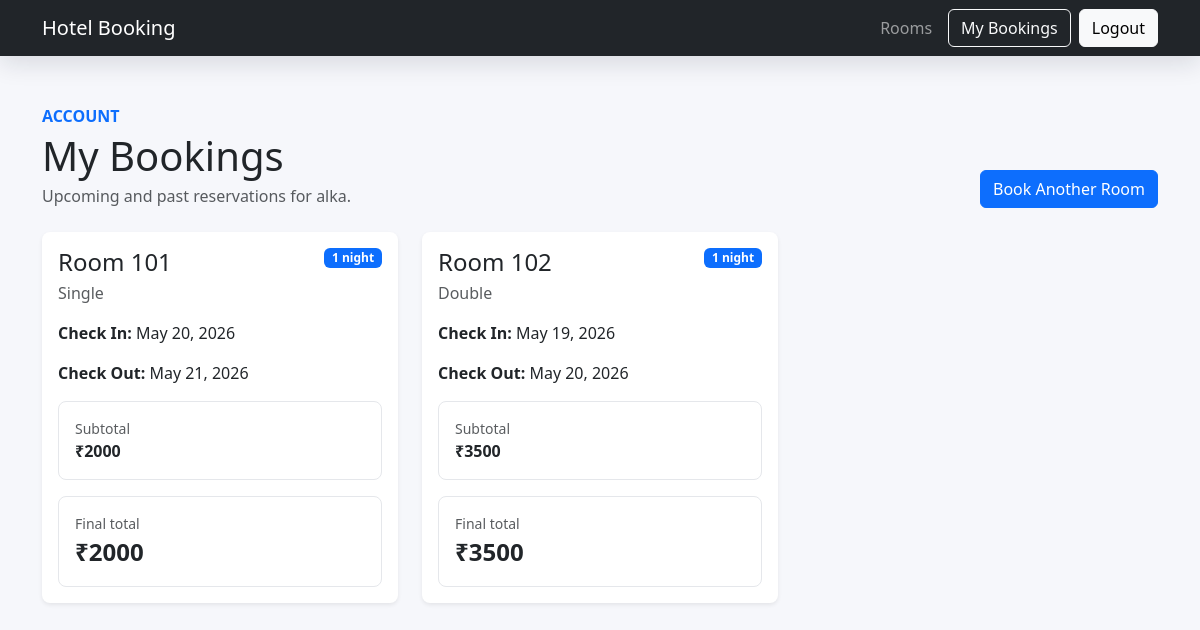
/profile/ (signed in), run on an earlier commit of the app's database.
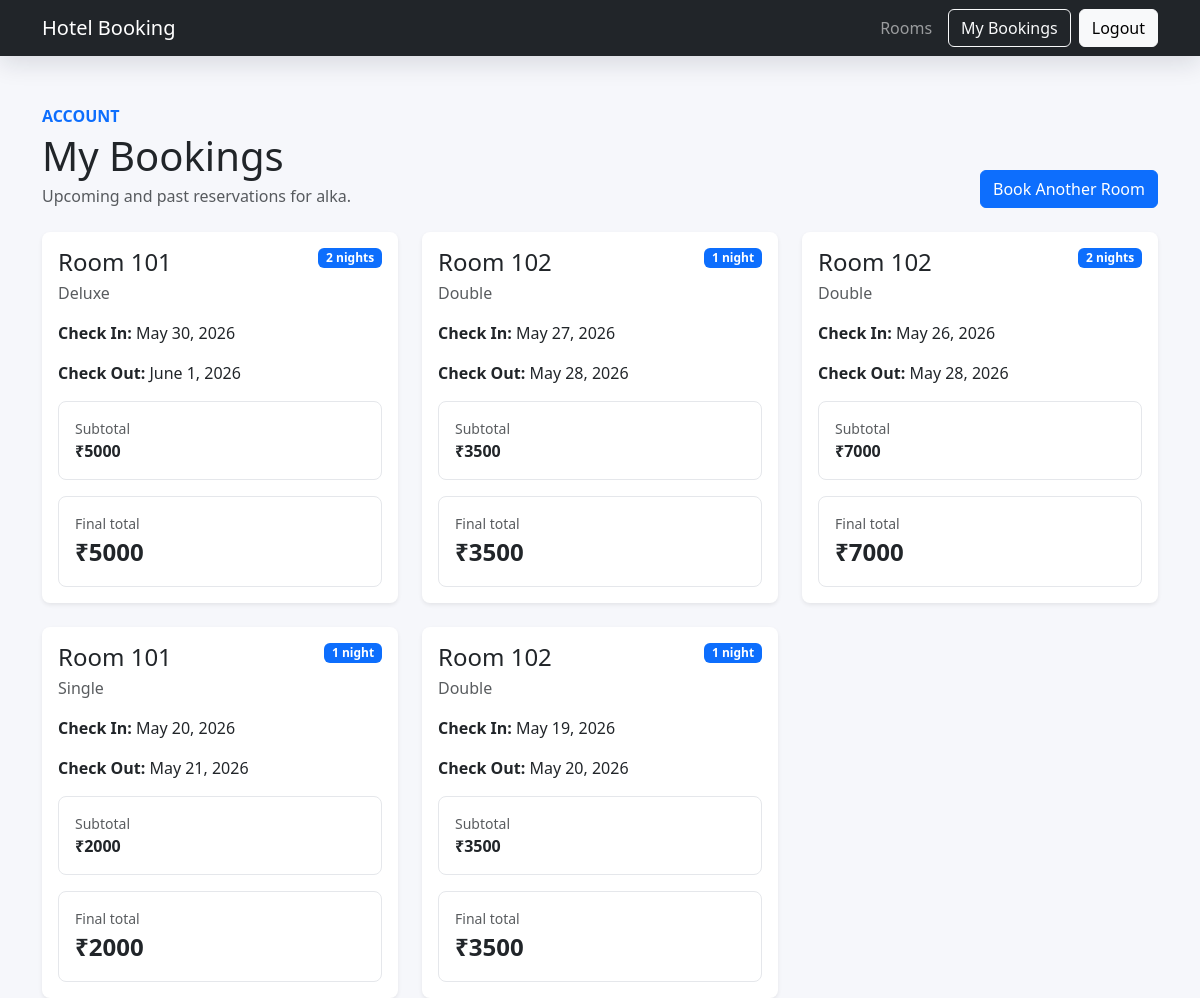
And on a later commit of the database.
### bookings/models.py (models this page shows, shortened)
class Booking(models.Model):
    room = models.ForeignKey(Room, on_delete=models.CASCADE)
    user = models.ForeignKey(User, on_delete=models.CASCADE)
    coupon = models.ForeignKey(
        Coupon,
        blank=True,
        null=True,
        on_delete=models.SET_NULL,
        related_name='bookings',
    )
    discount_percent = models.PositiveSmallIntegerField(
        default=0,
        validators=[
            MinValueValidator(0),
            MaxValueValidator(100),
        ],
    )
    check_in = models.DateField()
    check_out = models.DateField()
    created_at = models.DateTimeField(auto_now_add=True)
    class Meta:
        ordering = ['-check_in', '-created_at']
        constraints = [
            models.CheckConstraint(
                condition=Q(check_out__gt=models.F('check_in')),
                name='booking_check_out_after_check_in',
            ),
        ]
    @property
    def nights(self):
        return max((self.check_out - self.check_in).days, 0)
    @property
    def subtotal(self):
        return self.nights * self.room.price
    @property
    def discount_amount(self):
        return round(self.subtotal * self.discount_percent / 100)
    @property
    def total_price(self):
        return max(self.subtotal - self.discount_amount, 0)

### rooms/models.py (models this page shows, shortened)
class Room(models.Model):
    room_number = models.CharField(max_length=10, unique=True)
    room_type = models.CharField(max_length=50)
    price = models.IntegerField()
    available = models.BooleanField(default=True)

### accounts/views.py (the view)
# urls.py: path('profile/', profile, name='profile'),
@login_required
def profile(request):
    bookings = Booking.objects.filter(user=request.user).select_related('room')
    return render(request, 'registration/profile.html', {'bookings': bookings})

### accounts/templates/registration/profile.html (shortened to what this page needs)
{% extends 'rooms/base.html' %}
{% block content %}
<div class="container mt-5">
    <div class="d-flex flex-column flex-md-row justify-content-between gap-3 align-items-md-end mb-4">
        <div>
            <p class="text-uppercase text-primary fw-semibold mb-1">Account</p>
            <h1 class="mb-1">My Bookings</h1>
            <p class="text-muted mb-0">Upcoming and past reservations for {{ user.username }}.</p>
        </div>
        <a href="{% url 'room_list' %}" class="btn btn-primary">Book Another Room</a>
    </div>
    <div class="row g-4">
        {% for booking in bookings %}
        <div class="col-md-6 col-xl-4">
            <div class="card room-card shadow-sm h-100">
                <div class="card-body">
                    <div class="d-flex justify-content-between align-items-start mb-3">
                        <div>
                            <h3 class="h4 mb-1">
                                Room {{ booking.room.room_number }}
                            </h3>
                            <p class="text-muted mb-0">{{ booking.room.room_type }}</p>
                        </div>
                        <span class="badge text-bg-primary">{{ booking.nights }} night{{ booking.nights|pluralize }}</span>
                    </div>
                    <p>
                        <strong>Check In:</strong>
                        {{ booking.check_in }}
                    </p>
                    <p>
                        <strong>Check Out:</strong>
                        {{ booking.check_out }}
                    </p>
                    <div class="stat-tile mt-3">
                        <span class="text-muted d-block small">Subtotal</span>
                        <strong>₹{{ booking.subtotal }}</strong>
                    </div>
                    <div class="stat-tile mt-3">
                        <span class="text-muted d-block small">Final total</span>
                        <strong class="fs-4">₹{{ booking.total_price }}</strong>
                    </div>
                </div>
            </div>
        </div>
        {% endfor %}
    </div>
</div>
{% endblock %}

What changed in the data, as far as the page shows it:
added Booking: room.room_number "101", room.room_type "Deluxe", nights "2", check_in "May 30, 2026", check_out "June 1, 2026", subtotal "5000", total_price "5000"
added Booking: room.room_number "102", room.room_type "Double", nights "1", check_in "May 27, 2026", check_out "May 28, 2026", subtotal "3500", total_price "3500"
added Booking: room.room_number "102", room.room_type "Double", nights "2", check_in "May 26, 2026", check_out "May 28, 2026", subtotal "7000", total_price "7000"
